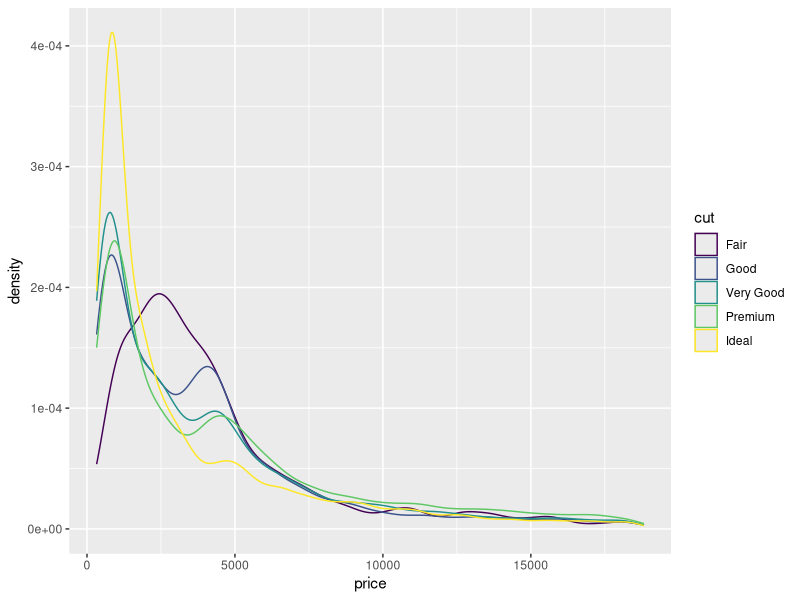

The R source for this figure:
# Practice the ggplot2 Library
#1- load
library("ggplot2")
#2- load data
data("diamonds")
#3- view the data in table
#View(diamonds)
#4- get more info about the dataset
help("diamonds")

###############################PLOT
#ggplot(diamonds, aes(x=carat, y=price, color=clarity,shape = cut)) 
#+ geom_point() + ggtitle("Scatter plot") + xlab("carat (weight)") 
#+ scale_y_log10()

##se=standard_error, lm= best fit line. Add color to make a curve for each
#ggplot(diamonds, aes(x=carat, y=price, color = clarity)) + geom_point() 
#+ geom_smooth(se=FALSE, method =lm) 

## Facetting: view each plot separately
#ggplot(diamonds, aes(x=carat, y=price, color=cut)) + geom_point() 
#+ facet_wrap(~ clarity)

## color ~ clarity = color explaned by clarity
#ggplot(diamonds, aes(x=carat, y=price, color=cut)) + geom_point()
#+ facet_grid(color ~ clarity)

###############################HISTOGRAMS
## Free the y axis
#ggplot(diamonds, aes(x=price)) + geom_histogram(binwidth = 200) 
#+ facet_wrap(~clarity, scale="free_y")

## Stack Histogram
#ggplot(diamonds, aes(x=price, fill=clarity)) + geom_histogram()

## Density, separate by color
ggplot(diamonds, aes(x=price, color=cut)) + geom_density()